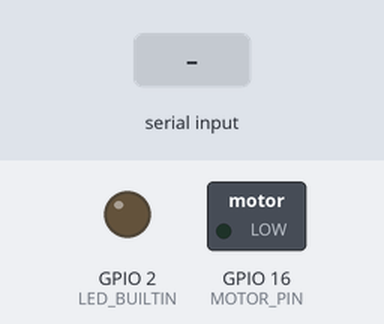
Simulated run of this program. Board: ESP32. Parts: switched loads named in the program (green lamp = pin HIGH), output pins drawn as LEDs (lit = HIGH). The inputs (shaded band) are chosen by the test bench. What the program prints to the serial monitor is not drawn.

Above: at 1.2 s.
1.3 s: "90,45,200\n" received over Serial
At 2.41 s:
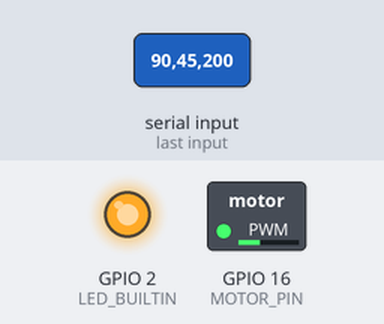
At 4.2 s:
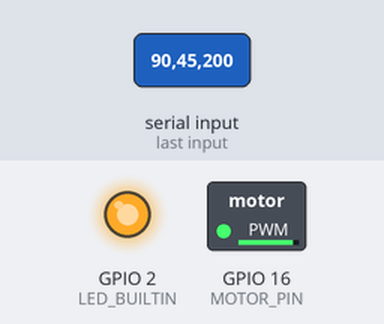
4.3 s: "90,45\n" received over Serial
At 6.43 s:
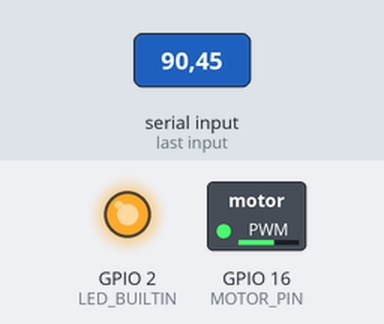
7.3 s: "90\n" received over Serial
Timing chart, 0 to 14.8 s (numbered marks = the images above; inputs shaded):
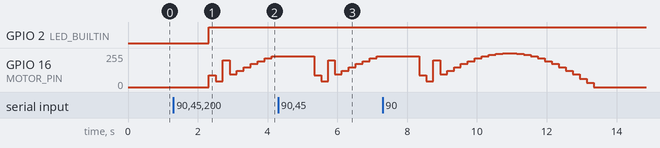

The program:

main.cpp
```cpp
// (licence header left out)
#include <Arduino.h>

const char *DELIMETER = ",";
const uint8_t LED_BUILTIN = 2;
const uint8_t MOTOR_PIN = 16;
const uint8_t PWM_CHANNEL = 0;
const double PWM_FREQUENCY = 1000;
const uint8_t PWM_RESOLUTION = 8;
const uint8_t N_DATA_POINTS = 50;
const uint8_t BUFFER_SIZE = 255;
const uint32_t FLOW_PERIOD = 10000;
const uint32_t WAIT_THRESHOLD = 3000;
uint8_t flowProfile[N_DATA_POINTS];
char buffer[BUFFER_SIZE];
bool motorFlag = false;
uint8_t count = 0;

void initializeFlowProfile();
uint8_t getSpeed(uint8_t step, uint8_t n_steps);
void deserialize(char *stream, uint8_t *values, size_t length,
                 const char *delimiter);
void applyMotorSpeeds(uint8_t *speeds, size_t length, uint32_t period,
                      uint8_t motorPin);
void printValues(uint8_t *array, size_t length);
void blink();

void setup() {
    Serial.begin(115200);
    Serial.setRxBufferSize(BUFFER_SIZE);
    pinMode(LED_BUILTIN, OUTPUT);
    pinMode(MOTOR_PIN, OUTPUT);
    ledcSetup(PWM_CHANNEL, PWM_FREQUENCY, PWM_RESOLUTION);
    ledcAttachPin(MOTOR_PIN, PWM_CHANNEL);
    initializeFlowProfile();
}

void loop() {
    if (Serial.available()) {
        motorFlag = false;
        while (Serial.available()) {
            char c = (char)Serial.read();
            if (c == '\r' || c == '\n') continue;
            buffer[count++] = c;
            delay(1);
        }
        buffer[count] = '\0';
        deserialize(buffer, flowProfile, N_DATA_POINTS, DELIMETER);
        printValues(flowProfile, N_DATA_POINTS);
        motorFlag = true;
        count = 0;
    }
    if (motorFlag) {
        applyMotorSpeeds(flowProfile, N_DATA_POINTS, FLOW_PERIOD, PWM_CHANNEL);
    }
}

void applyMotorSpeeds(uint8_t *speeds, size_t length, uint32_t period,
                      uint8_t pwmChannel) {
    uint32_t pause = (uint32_t)round((float)period / (float)length);
    for (uint8_t i = 0; i < length; i++) {
        if (Serial.available() > 0) break;
        ledcWrite(pwmChannel, speeds[i]);
        delay(pause);
    }
}

void initializeFlowProfile() {
    for (int i = 0; i < N_DATA_POINTS; i++) {
        flowProfile[i] = getSpeed(i, N_DATA_POINTS);
    }
}

void deserialize(char *stream, uint8_t *values, size_t length,
                 const char *delimiter) {
    uint8_t idx = 0;
    char *token = strtok(stream, delimiter);
    while (token != NULL) {
        values[idx++] = (uint8_t)atoi(token);
        token = strtok(NULL, delimiter);
        if (idx == length) break;
    }
    delay(1000);
    if (idx == 50)
        blink();
    else
        digitalWrite(LED_BUILTIN, HIGH);
}

uint8_t getSpeed(uint8_t step, uint8_t n_steps) {
    double speed = sin(((double)step / (double)n_steps) * 2 * PI);
    if (speed < 0) speed = 0;
    return (uint8_t)round(speed * 255);
}

void printValues(uint8_t *array, size_t length) {
    for (uint8_t i = 0; i < length; i++) {
        Serial.print(array[i]);
        Serial.print("\t");
    }
    Serial.println();
}

void blink() {
    bool ledState = false;
    for (int i = 0; i < 10; i++) {
        digitalWrite(LED_BUILTIN, ledState = !ledState);
        delay(40);
    }
}
```

Measured:
- after the input at 1.3 s, GPIO 2 (LED_BUILTIN): LOW → HIGH after 1.0 s; GPIO 16 (MOTOR_PIN): 0/255 → 90/255 after 1.0 s, → 45/255 0.20 s later, → 199/255 0.20 s later, → 94/255 0.20 s later, … (10 changes in this stretch)
